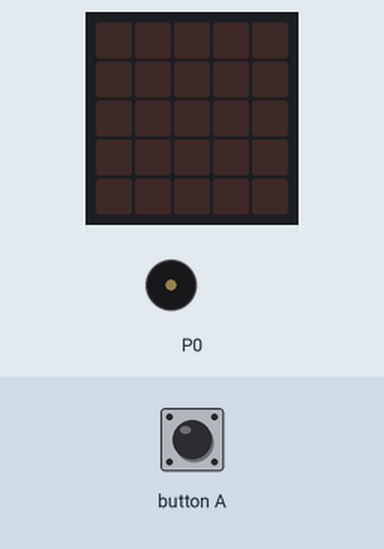
This program was run on a simulated BBC micro:bit (MakeCode). On the bench: the board's 5×5 LED display, buzzer (waves = sounding). The inputs (shaded band) are chosen by the test bench. Random numbers come from a fixed seed.

Above: at 1.2 s.
1.3 s: button A pressed for 0.15 s
At 4.2 s:
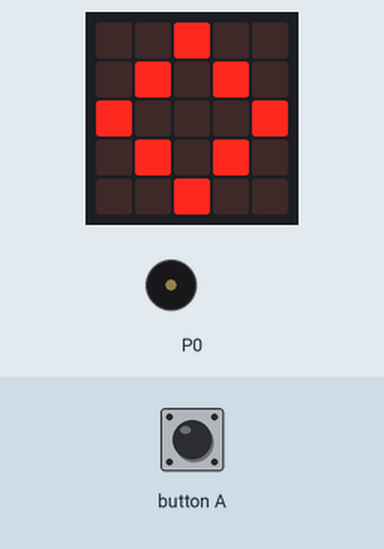
4.4 s: button A pressed for 0.15 s
At 7.4 s:
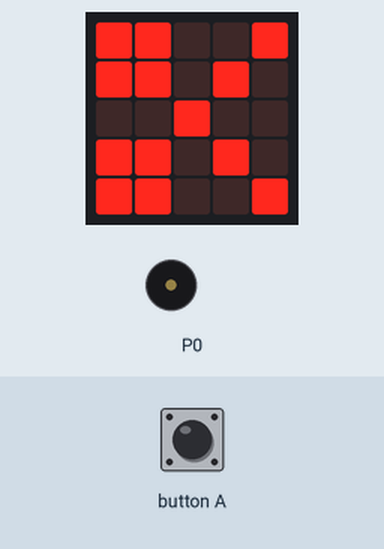
7.5 s: button A pressed for 0.15 s
At 9.9 s:
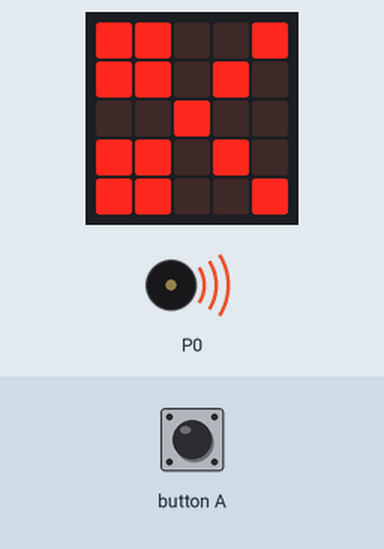
10.6 s: button A pressed for 0.15 s
At 13.5 s:
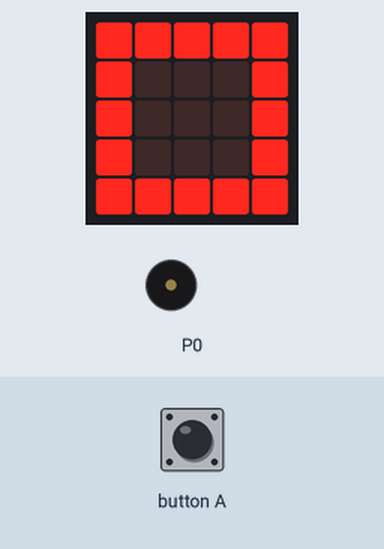
13.7 s: button A pressed 2 times (0.12 s each, 0.3 s apart)
At 13.97 s:
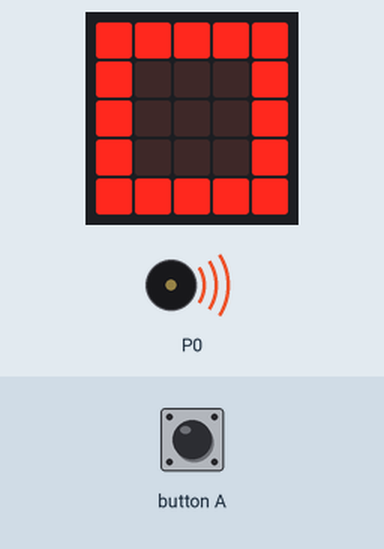
Timing chart, 0 to 17.8 s (numbered marks = the images above; inputs shaded):
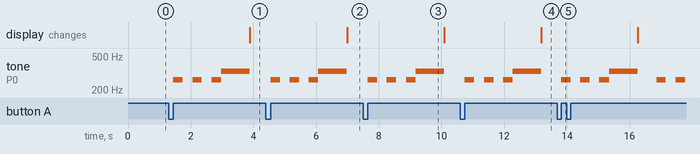

Measured:
- after the input at 1.3 s, tone on P0: plays 262 Hz for 0.30 s, 262 Hz for 0.30 s, 262 Hz for 0.31 s, 330 Hz for 0.91 s, starting after 0.15 s; the display: changes after 2.6 s (image 1)
- after the input at 4.4 s, tone on P0: plays 262 Hz for 0.30 s, 262 Hz for 0.30 s, 262 Hz for 0.31 s, 330 Hz for 0.91 s, starting after 0.15 s; the display: changes after 2.6 s (image 2)
- after the input at 7.5 s, tone on P0: plays 262 Hz for 0.30 s, 262 Hz for 0.30 s, 262 Hz for 0.31 s, 330 Hz for 0.91 s, starting after 0.15 s
- after the input at 10.6 s, tone on P0: plays 262 Hz for 0.30 s, 262 Hz for 0.30 s, 262 Hz for 0.31 s, 330 Hz for 0.91 s, starting after 0.15 s; the display: changes after 2.6 s (image 4)
- after the input at 13.7 s, tone on P0: plays 262 Hz for 0.30 s, 262 Hz for 0.30 s, 262 Hz for 0.31 s, 330 Hz for 0.91 s, 262 Hz for 0.30 s, 262 Hz for 0.30 s, starting after 0.12 s

The program:

main.ts
```typescript
let hand = 0
input.onButtonPressed(Button.A, function () {
    hand = randint(1, 3)
    music.play(music.stringPlayable("C - C - C E E E ", 200), music.PlaybackMode.UntilDone)
    if (hand == 1) {
        basic.showIcon(IconNames.Diamond)
    } else if (hand == 2) {
        basic.showIcon(IconNames.Square)
    } else {
        basic.showIcon(IconNames.Scissors)
    }
})
```

test.ts
```typescript
// testene settes inn her; disse vil ikke kompilert så lenge denne pakken blir brukt som en utvidelse.
```
